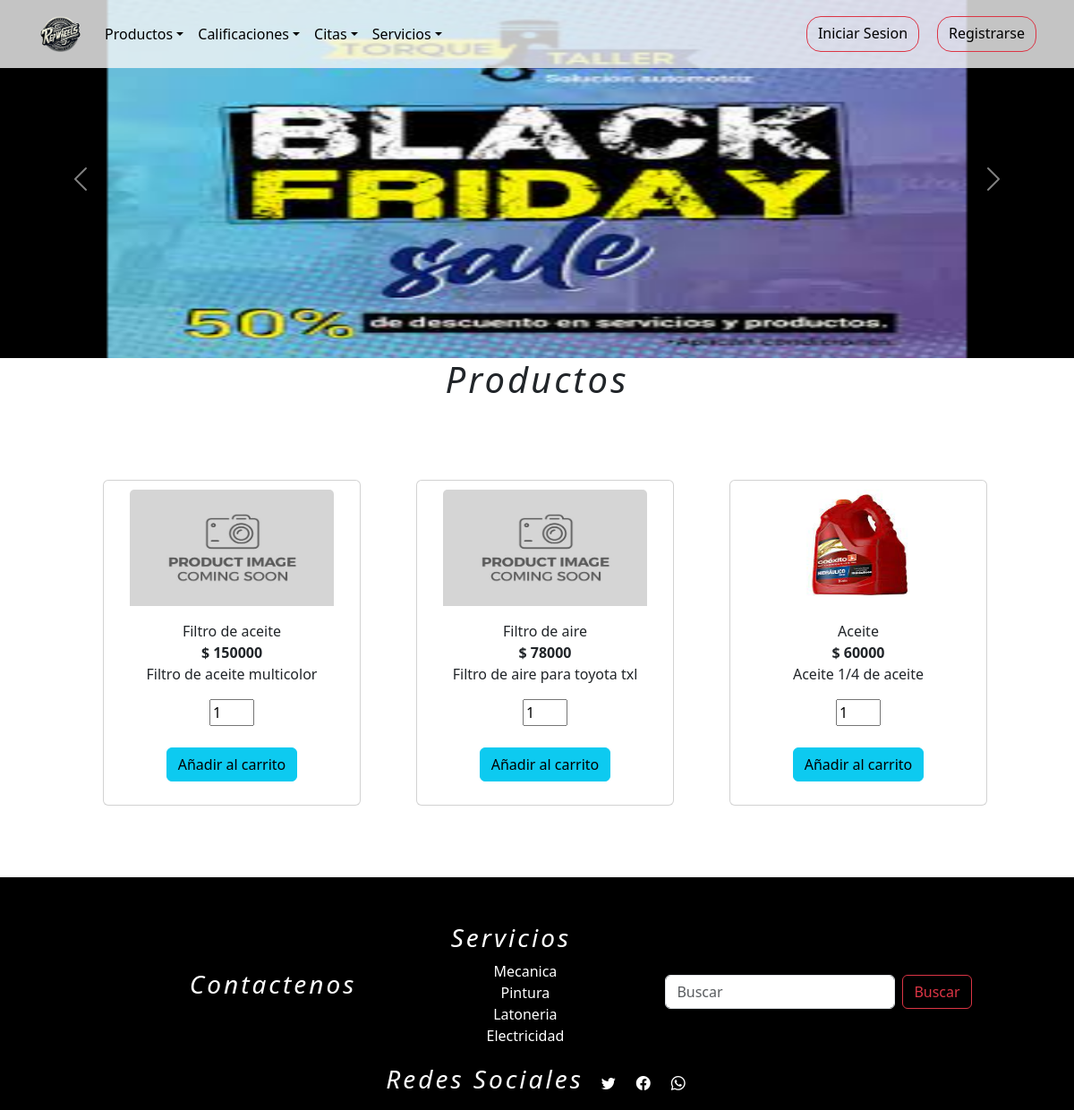
Before: /productos with the older database file.
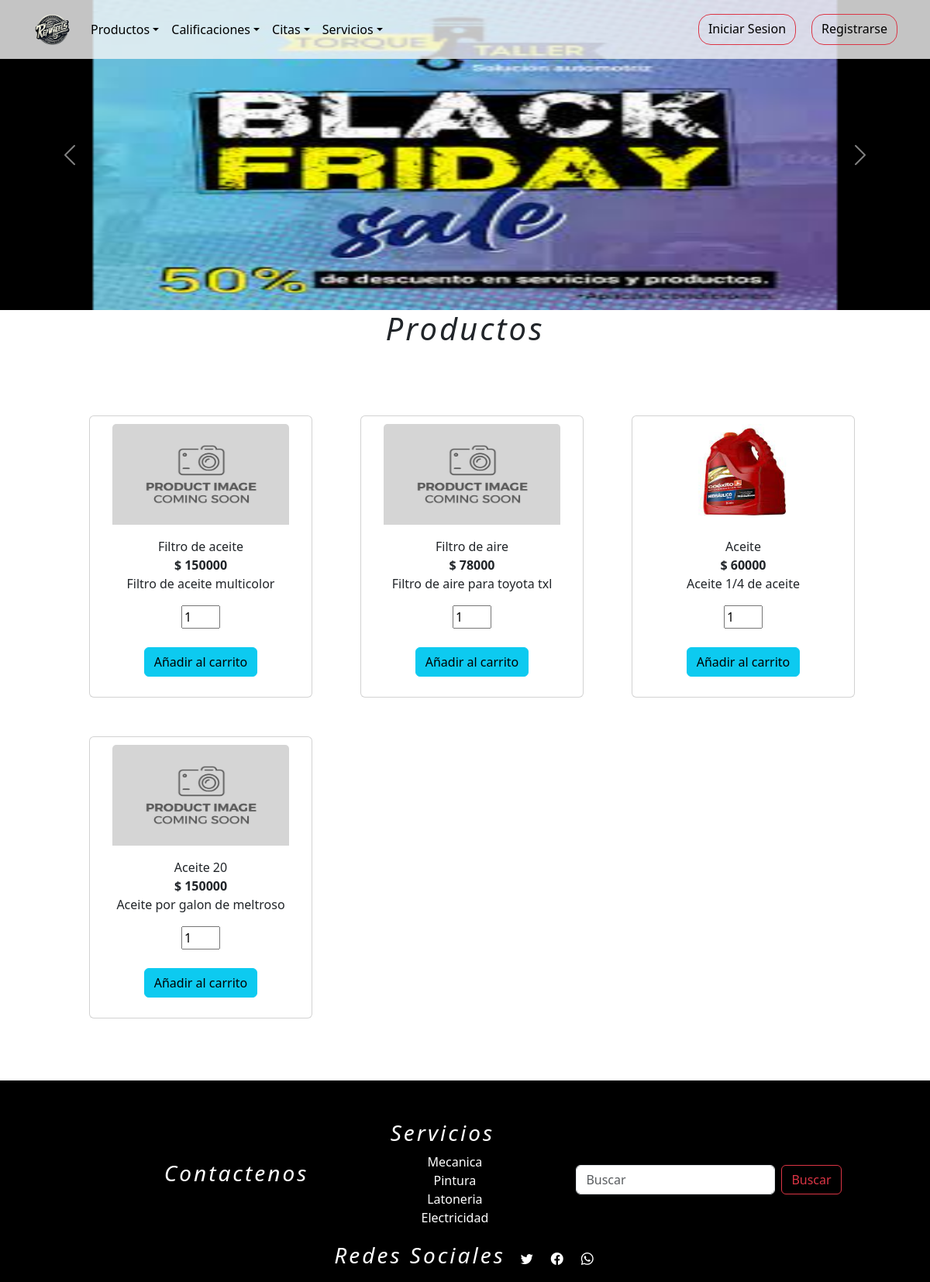
After: the same page with the newer database file.
### tienda/models.py (models this page shows, shortened)
class Productos(models.Model):
    nombre=models.CharField(max_length=254)
    Precio=models.IntegerField(null = False)
    descripcion_producto = models.TextField()
    cantidad=models.IntegerField()
    categoria=models.ForeignKey(Categoria,on_delete=models.DO_NOTHING,blank=False,null=True)
    foto = models.ImageField(upload_to="media/", default="media/default.png")

### tienda/views.py (the view)
# urls.py: path('productos',views.productos,name='productos'),
def productos(request):
    p = Productos.objects.all()
    contexto = {'data':p}
    return render(request,"tienda/productos/producto.html",contexto)

### tienda/templates/tienda/productos/producto.html (shortened to what this page needs)
{% extends 'tienda/base.html' %}
{% load static %}
{% block contenedor %}
      <main>
        <section style="background-color: black;">
            <div id="carouselServicios" class="carousel slide" style="max-width: 100%;">
              <div class="carousel-inner">
                <div class="carousel-item active">
                  <div class="d-flex align-items-center">
                    <img src="{% static 'tienda/img/descuentoproducto.jpg' %}" class="d-block mx-auto" width="80%" height="400px"
                      alt="imagen descuentos">
                  </div>
                </div>
              </div>
              <button class="carousel-control-prev" type="button" data-bs-target="#carouselServicios" data-bs-slide="prev">
                <span class="carousel-control-prev-icon" aria-hidden="true"></span>
              </button>
              <button class="carousel-control-next" type="button" data-bs-target="#carouselServicios" data-bs-slide="next">
                <span class="carousel-control-next-icon" ariahidden="true"></span>
              </button>
            </div>
          </section>
          <section class="servicios">
            <h1>Productos</h1>
            <div>
              {% if data %}
              <div class="product">
                      {% for p in data %}
                              <div class="card align-items-center text-center p-10" style="width: 18rem; padding: 10px;">
                                <img src="{{ p.foto.url }}" class="card-img-top" alt="{{ p.nombre }}" style="width:86%; height: 130px;" >
                                  <div class="card-body">
                                    <p class="card-text">{{ p.nombre }} <br> <strong>$ {{ p.Precio }} </strong> <br> {{ p.descripcion_producto }} </p>
                                    <form>
                                      <input type="number" name="cantidad" id="cantidad_{{ p.id }}" min="1" max="{{ p.cantidad }}" value="1" style="width: 50px;" /><br><br>
                                      <button type="button" onclick="addCart(`{% url 'addCart' %}` , {{ p.id }});"  class="btn btn-info">Añadir al carrito</button>
                                  </form>
                                  </div>
                              </div>
                      {% endfor %}
              </div>
              {% else %}
                  <h1>No hay productos agregados</h1>
              {% endif %}
          </div>
          </section>
      </main>
{% endblock %}

### tienda/templates/tienda/base.html (shortened to what this page needs)
{% load static %}
<!doctype html>
<html lang="es">
<head>
    <link rel="stylesheet" href="{% static 'tienda/css/bootstrap.min.css' %}" />
    <link rel="stylesheet" href="{% static 'tienda/css/landing.css' %}" />
    <link rel="stylesheet" href="https://cdn.jsdelivr.net/npm/bootstrap-icons@1.11.1/font/bootstrap-icons.css">
</head>
<body onload="cargar()">
    <header>
        <nav class="navbar navbar-expand-lg navbar-dark fixed-top" id="trasnnav" >
            <div class="container" >
                <a class="navbar-brand" href="{% url 'index' %}"><img src="{% static 'tienda/img/Logo.png' %}" alt=""
                        width="51px" height="50px"></a>
                <div class="collapse navbar-collapse" id="mynavbar">
                    <ul class="navbar-nav me-auto">
                        <li class="nav-item dropdown">
                            <a class="nav-link dropdown-toggle" href="#" role="button"
                                data-bs-toggle="dropdown" style="color: black;">Productos</a>
                        </li>
                        <li class="nav-item dropdown">
                            <a class="nav-link dropdown-toggle" href="#" role="button"
                                data-bs-toggle="dropdown" style="color: black;">Calificaciones</a>
                        </li>
                        <li class="nav-item dropdown">
                            <a class="nav-link dropdown-toggle" href="#" role="button"
                                data-bs-toggle="dropdown" style="color: black;">Citas</a>
                        </li>
                        <li class="nav-item dropdown">
                            <a class="nav-link dropdown-toggle" href="#" role="button"
                                data-bs-toggle="dropdown" style="color: black;">Servicios</a>
                        </li>
                    </ul>
                    <form id='botones' class="d-flex">
                        {% if request.session.logueo.rol > 0 and request.session.logueo.rol <= 5 %}
                            <a class="btn btn-danger" hidden href="{% url 'login' %}">Iniciar</a>
                            <a class="btn btn-outline-danger" href="{% url 'logout' %}"><i class="bi bi-door-open-fill" style="color: black;"></i></a>
                            <a href="javascript:showCart(`{% url 'showCart' %}`);" class="btn btn-outline-danger"><i class="bi bi-cart-fill" style="color: black;"></i></a>
                            <ul class="navbar-nav me-auto">
                                <li class="nav-item dropdown">
                                    <a class="nav-link dropdown-toggle btn btn-outline-danger"  href="#" role="button"
                                        data-bs-toggle="dropdown"><i class="bi bi-list" style="color: black;"></i></a>
                                    <ul class="dropdown-menu">
                                        <li><a class="dropdown-item" style="color: black;" href="{% url 'perfil' %}">Perfil</a></li>
                                        <li><a class="dropdown-item" style="color: black;" href="{% url 'add_car' %}">Mis vehiculos</a></li>
                                        <li><a class="dropdown-item" style="color: black;" href="{% url 'compras' %}">Mis compras</a></li>
                                        {% if request.session.logueo.rol ==  3 %}
                                        <li><a class="dropdown-item" style="color: black;" href="#">Cotizaciones</a></li>
                                        {% endif %}
                                    </ul>
                                </li>
                            </ul>
                        {% else %}
                            <a class="btn btn-outline-danger text-black rounded-4" href="{% url 'login' %}">Iniciar Sesion</a>
                            <a class="btn btn-outline-danger text-black rounded-4" href="{% url 'register' %}">Registrarse</a>
                        {% endif %}
                    </form>
                </div>
            </div>
        </nav>
    </header>
    <div >
        {% block contenedor %}
        {% endblock %}
    </div>
    <footer>
        <div id="super">
            <div>
                <h3>Contactenos</h3>
            </div>
            <div>
                <h3>Servicios</h3>
                <ul>
                    <li>Mecanica</li>
                    <li>Pintura</li>
                    <li>Latoneria</li>
                    <li>Electricidad</li>
                </ul>
            </div>
            <div>
                <form class="d-flex">
                    <input class="form-control me-2" type="text" placeholder="Buscar">
                    <button class="btn btn-outline-danger me-2" type="button">Buscar</button>
                </form>
            </div>
        </div>
        <div id="infer" class="fixed-bottom">
            <h3>Redes Sociales</h3>
            <a href="#"><i class="bi bi-twitter"></i></a>
            <a href="#"><i class="bi bi-facebook"></i></a>
            <a href="#"><i class="bi bi-whatsapp"></i></a>
        </div>
    </footer>
</body>
</html>

### tienda/static/tienda/css/landing.css (style rules this page uses)
section { background-color: rgb(255, 255, 255); height: 100%; }
a { text-decoration: none; color: white; }
h1 { text-align: center; }
li { list-style: none; }
footer { background-color: rgb(0, 0, 0); width: 100%; height: 260px; color: rgb(255, 255, 255); border:1px solid black ; }
#super { margin-top: 50px; display: flex; justify-content: space-evenly; align-items: center; text-align: center; padding-bottom: 20px ; }
#infer { background-color: black; display: flex; justify-content: center; align-items: center; color: white; height: 60px; gap: 20px; letter-spacing: 3px; }
footer h3,h1 { text-align: center; font-style: italic; letter-spacing: 3px; }
#infer h3 { font-style: italic; }
#trasnnav { background-color: rgba(245, 245, 245, 0.8); }
i { color: white; }
#botones { display: flex; flex-direction: row; justify-content: space-evenly; gap: 20px; height: 40px; }
#botones a { color: white; text-decoration: none; }
.servicios { height: 100%; border: none; }
.product { display: grid; grid-template-columns: repeat(3,350px); row-gap:50px; margin-left: 80px; align-content: center; justify-content: center; padding: 80px ; }

Changed rows visible on the page:
added Productos: foto (placeholder picture), nombre "Aceite 20", Precio "150000", descripcion_producto "Aceite por galon de meltroso"
